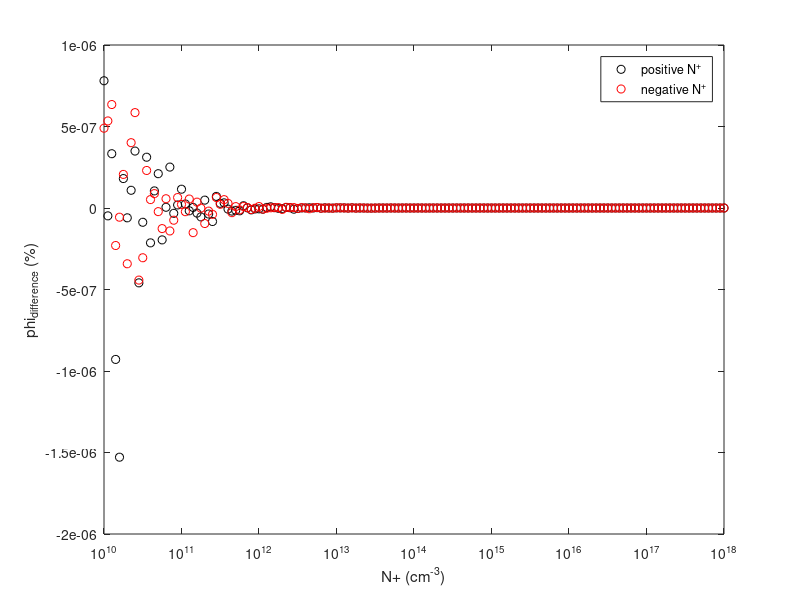
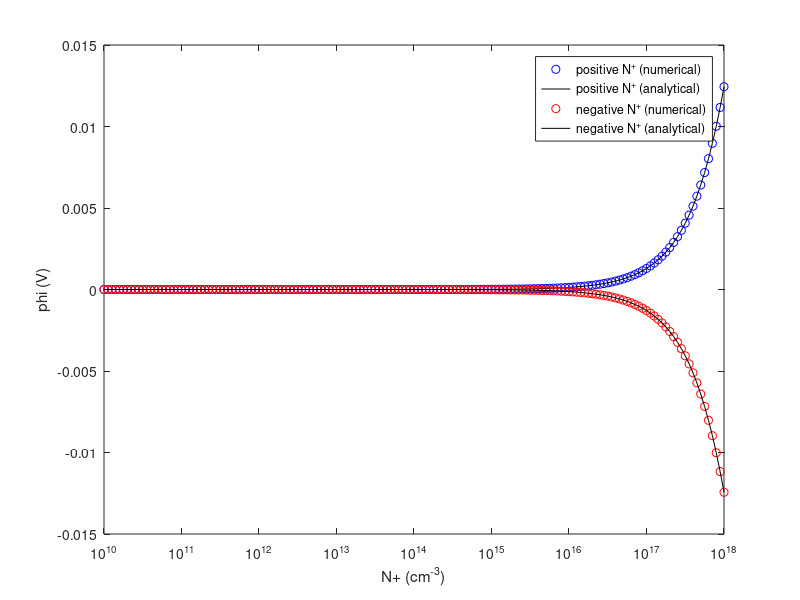

The MATLAB script that drew these images, in order:
clear all;

k_B = 1.380648521e-23; %m^2 kg s^-2 K^-1
q = 1.602192e-19; % C
N_p(1,:) = logspace(10, 18, 161); % cm^-3
N_p(2,:) = -logspace(10, 18, 161);
n_int = 10^18; % cm^-3
T = 300; % K

V_T = k_B*T;

phi = 1;
for i =1:1000
res = N_p + n_int*exp(-q*phi/(k_B*T)) - n_int*exp(q*phi/(k_B*T));
Jaco = -n_int*q/(k_B*T)*exp(-q*phi/(k_B*T)) - n_int*q/(k_B*T)*exp(q*phi/(k_B*T));

d_phi = (-res)./Jaco;

phi = phi+d_phi;
end


%set(gca, 'XScale','log', 'YScale','log')

%% analytical solution

phi2 = (k_B*T)/q*asinh((1/2)*N_p/n_int);

%%

% difference
diff_phi = (phi2-phi)./phi2 *100;
figure(1)
plot(N_p(1,:), diff_phi(1,:), 'ko', N_p(1,:), diff_phi(2,:), 'ro')
legend('positive N^+', 'negative N^+')
set(gca,'XScale','log')
xlabel('N+ (cm^-^3)')
ylabel('phi_d_i_f_f_e_r_e_n_c_e (%)')

% total
figure(2)
plot(N_p(1,:), phi(1,:) , 'bo', N_p(1,:), phi2(1,:) , 'k-', N_p(1,:), phi(2,:), 'ro', N_p(1,:), phi2(2,:) , 'k-')
set(gca,'XScale','log')
xlabel('N+ (cm^-^3)')
ylabel('phi (V)')
legend('positive N^+ (numerical)', 'positive N^+ (analytical)', 'negative N^+ (numerical)', 'negative N^+ (analytical)')
